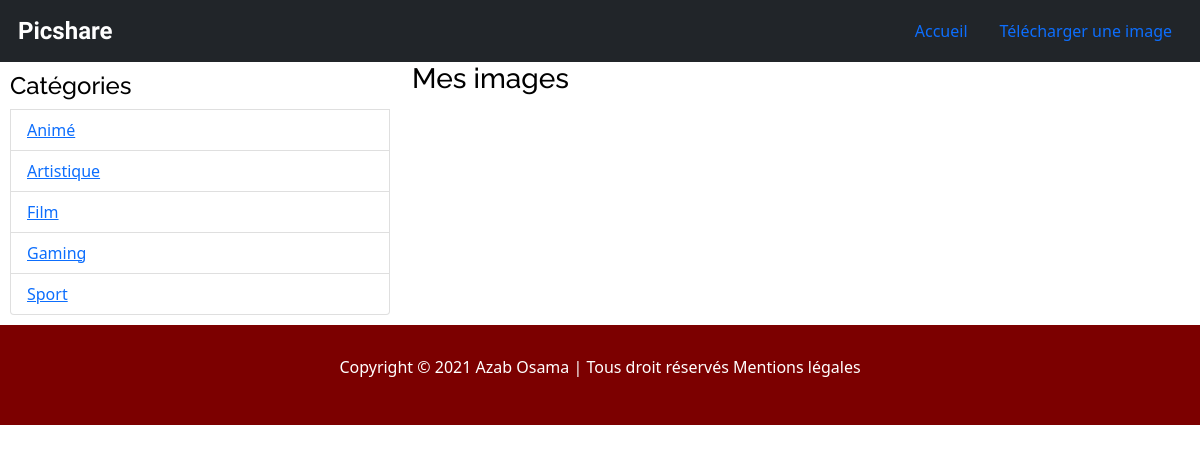
/categories/Gaming/pictures, run on the app's committed database.
### tables this page shows
CREATE TABLE categories
               (id INTEGER PRIMARY KEY AUTOINCREMENT,
                name VARCHAR(200) NOT NULL);

### app.py (the view)
@app.route('/categories/<name_cat>/pictures')
def pictures_by_cat(name_cat):
    db=get_db()
    pictures = db.execute("""SELECT pictures.id, path, title
                          FROM pictures
                          LEFT JOIN categories ON pictures.category_id = categories.id
                          WHERE categories.name = ?
                          ORDER BY creation_date DESC""", [name_cat])
    categories = db.execute("SELECT name FROM categories ORDER BY name")
    my_categories = categories.fetchall()
    return render_template('index.html', all_pictures=pictures, all_categories=my_categories)

### app.py (called while the page is built)
def get_db():
    db = getattr(g, '_database', None)
    if db is None:
        db = g._database = sqlite3.connect(DATABASE)
    return db

### templates/index.html (shortened to what this page needs)
<!DOCTYPE html lang="fr">
<html>
<head>
    <link rel="stylesheet " type="text/css " href="{{ url_for('static', filename='bootstrap-5.0.0-beta2-dist/css/bootstrap.min.css') }}">
    <link rel="stylesheet " type="text/css " href="{{ url_for('static', filename='css/layout.css') }}">
</head>
<body>
    <div class="menu">
        {% include 'partials/nav.html' %}
    </div>
    <div class="container-fluid">
        {% block container %}
        <div class="row">
            {% include 'partials/categories.html' %}
            <div class="clearfix col-8">
                <h3>Mes images</h3>
            </div>
        </div>
        {% endblock %}
    </div>
    <footer class="footer ">
        <p class="footer-text ">Copyright © 2021 Azab Osama | Tous droit réservés Mentions légales</p>
    </footer>
</body>
</html>

### templates/partials/categories.html
<aside class="container-sm categories col-4">
    <ul class="list-group" id="nav">
        <li>
            <h4>Catégories</h4>
        </li>
        {% for category in all_categories %}
        <li class="list-group-item"><a href="{{url_for('pictures_by_cat', name_cat=category[0])}}">{{category[0]}}</a>
        </li>
        {% endfor %}
    </ul>
</aside>

### static/css/layout.css (style rules this page uses)
* { margin: 0; padding: 0; font: 'Raleway', sans-serif; color: black; }
h1, h2, h3, h4, h5, h6 { font-family: 'Raleway', sans-serif; }
.menu { width: 100%; background-color: black; color: white; display: block; }
.categories { padding: 10px; }
.footer { height: 100px; width: 100%; background-color: #7c0000; display: flex; }
.footer-text { display: flex; align-items: center; justify-content: center; width: 100%; color: #ffffff; }

### data on the page
categories: name "Animé"
categories: name "Artistique"
categories: name "Film"
categories: name "Gaming"
categories: name "Sport"
